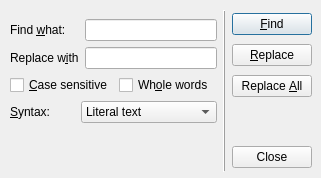
<?xml version="1.0" encoding="UTF-8"?>
<ui version="4.0">
 <class>FindAndReplaceDlg</class>
 <widget class="QDialog" name="FindAndReplaceDlg">
  <property name="geometry">
   <rect>
    <x>0</x>
    <y>0</y>
    <width>321</width>
    <height>178</height>
   </rect>
  </property>
  <property name="windowTitle">
   <string>Find and Replace</string>
  </property>
  <widget class="QWidget" name="layoutWidget">
   <property name="geometry">
    <rect>
     <x>10</x>
     <y>10</y>
     <width>302</width>
     <height>162</height>
    </rect>
   </property>
   <layout class="QHBoxLayout" name="horizontalLayout_4">
    <item>
     <layout class="QHBoxLayout" name="horizontalLayout_3">
      <item>
       <layout class="QVBoxLayout" name="verticalLayout_3">
        <item>
         <layout class="QVBoxLayout" name="verticalLayout">
          <item>
           <layout class="QGridLayout" name="gridLayout">
            <item row="0" column="0">
             <widget class="QLabel" name="label">
              <property name="text">
               <string>Find &amp;what:</string>
              </property>
              <property name="buddy">
               <cstring>findLineEdit</cstring>
              </property>
             </widget>
            </item>
            <item row="0" column="1">
             <widget class="QLineEdit" name="findLineEdit"/>
            </item>
            <item row="1" column="0">
             <widget class="QLabel" name="label_2">
              <property name="text">
               <string>Replace w&amp;ith</string>
              </property>
              <property name="buddy">
               <cstring>replaceLineEdit</cstring>
              </property>
             </widget>
            </item>
            <item row="1" column="1">
             <widget class="QLineEdit" name="replaceLineEdit"/>
            </item>
           </layout>
          </item>
          <item>
           <layout class="QHBoxLayout" name="horizontalLayout">
            <item>
             <widget class="QCheckBox" name="caseCheckBox">
              <property name="text">
               <string>&amp;Case sensitive</string>
              </property>
             </widget>
            </item>
            <item>
             <widget class="QCheckBox" name="wholeCheckBox">
              <property name="text">
               <string>Wh&amp;ole words</string>
              </property>
             </widget>
            </item>
           </layout>
          </item>
          <item>
           <layout class="QHBoxLayout" name="horizontalLayout_2">
            <item>
             <widget class="QLabel" name="label_3">
              <property name="text">
               <string>&amp;Syntax:</string>
              </property>
              <property name="buddy">
               <cstring>syntaxComboBox</cstring>
              </property>
             </widget>
            </item>
            <item>
             <widget class="QComboBox" name="syntaxComboBox">
              <item>
               <property name="text">
                <string>Literal text</string>
               </property>
              </item>
              <item>
               <property name="text">
                <string>Regular expression</string>
               </property>
              </item>
             </widget>
            </item>
           </layout>
          </item>
         </layout>
        </item>
        <item>
         <spacer name="verticalSpacer">
          <property name="orientation">
           <enum>Qt::Vertical</enum>
          </property>
          <property name="sizeType">
           <enum>QSizePolicy::Fixed</enum>
          </property>
          <property name="sizeHint" stdset="0">
           <size>
            <width>20</width>
            <height>40</height>
           </size>
          </property>
         </spacer>
        </item>
       </layout>
      </item>
      <item>
       <widget class="QFrame" name="frame">
        <property name="frameShape">
         <enum>QFrame::VLine</enum>
        </property>
        <property name="frameShadow">
         <enum>QFrame::Raised</enum>
        </property>
       </widget>
      </item>
      <item>
       <layout class="QVBoxLayout" name="verticalLayout_2">
        <item>
         <widget class="QPushButton" name="findButton">
          <property name="text">
           <string>&amp;Find</string>
          </property>
         </widget>
        </item>
        <item>
         <widget class="QPushButton" name="replaceButton">
          <property name="text">
           <string>&amp;Replace</string>
          </property>
         </widget>
        </item>
        <item>
         <widget class="QPushButton" name="replaceAllButton">
          <property name="text">
           <string>Replace &amp;All</string>
          </property>
         </widget>
        </item>
        <item>
         <spacer name="verticalSpacer_2">
          <property name="orientation">
           <enum>Qt::Vertical</enum>
          </property>
          <property name="sizeType">
           <enum>QSizePolicy::Fixed</enum>
          </property>
          <property name="sizeHint" stdset="0">
           <size>
            <width>20</width>
            <height>40</height>
           </size>
          </property>
         </spacer>
        </item>
        <item>
         <widget class="QPushButton" name="closeButton">
          <property name="text">
           <string>Close</string>
          </property>
         </widget>
        </item>
       </layout>
      </item>
     </layout>
    </item>
   </layout>
  </widget>
 </widget>
 <resources/>
 <connections>
  <connection>
   <sender>closeButton</sender>
   <signal>clicked()</signal>
   <receiver>FindAndReplaceDlg</receiver>
   <slot>reject()</slot>
   <hints>
    <hint type="sourcelabel">
     <x>267</x>
     <y>167</y>
    </hint>
    <hint type="destinationlabel">
     <x>297</x>
     <y>191</y>
    </hint>
   </hints>
  </connection>
 </connections>
</ui>
